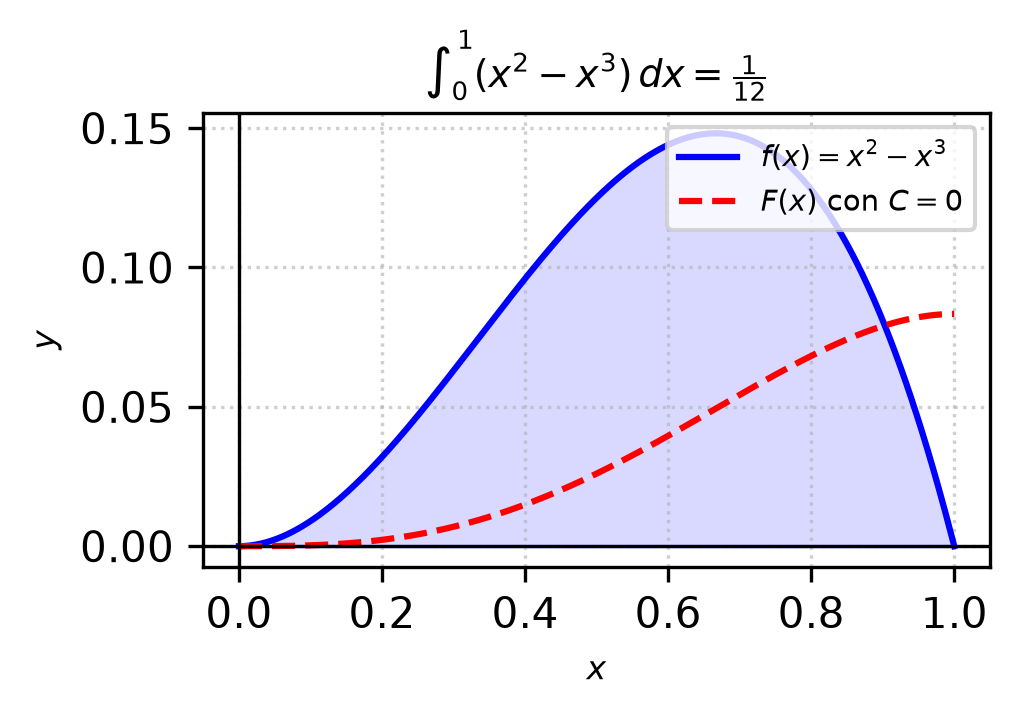

Source code (Python):
import matplotlib
matplotlib.use('Agg')
import matplotlib.pyplot as plt
import numpy as np

# Definición de la función y su antiderivada con C=0
def f(x):
    return x**2 - x**3

def F(x):
    return (x**3)/3 - (x**4)/4

# Puntos para la gráfica
x = np.linspace(0, 1, 400)
y_f = f(x)
y_F = F(x)

# Configuración de la figura para IEEE (ancho de una columna aprox. 3.5 pulgadas)
plt.figure(figsize=(3.5, 2.5))

plt.plot(x, y_f, 'b-', label=r'$f(x) = x^2 - x^3$')
plt.plot(x, y_F, 'r--', label=r'$F(x)$ con $C=0$')

plt.fill_between(x, 0, y_f, color='blue', alpha=0.15)

plt.title(r'$\int_{0}^{1} (x^2 - x^3) \, dx = \frac{1}{12}$', fontsize=9)
plt.xlabel('$x$', fontsize=8)
plt.ylabel('$y$', fontsize=8)
plt.axhline(0, color='black', linewidth=0.8)
plt.axvline(0, color='black', linewidth=0.8)
plt.grid(True, linestyle=':', alpha=0.6)
plt.legend(fontsize=7, loc='upper right')

plt.tight_layout()

plt.savefig(r'semana_06/graficas/SEM06_P17_grafica.png', dpi=300, bbox_inches='tight')
plt.close()
